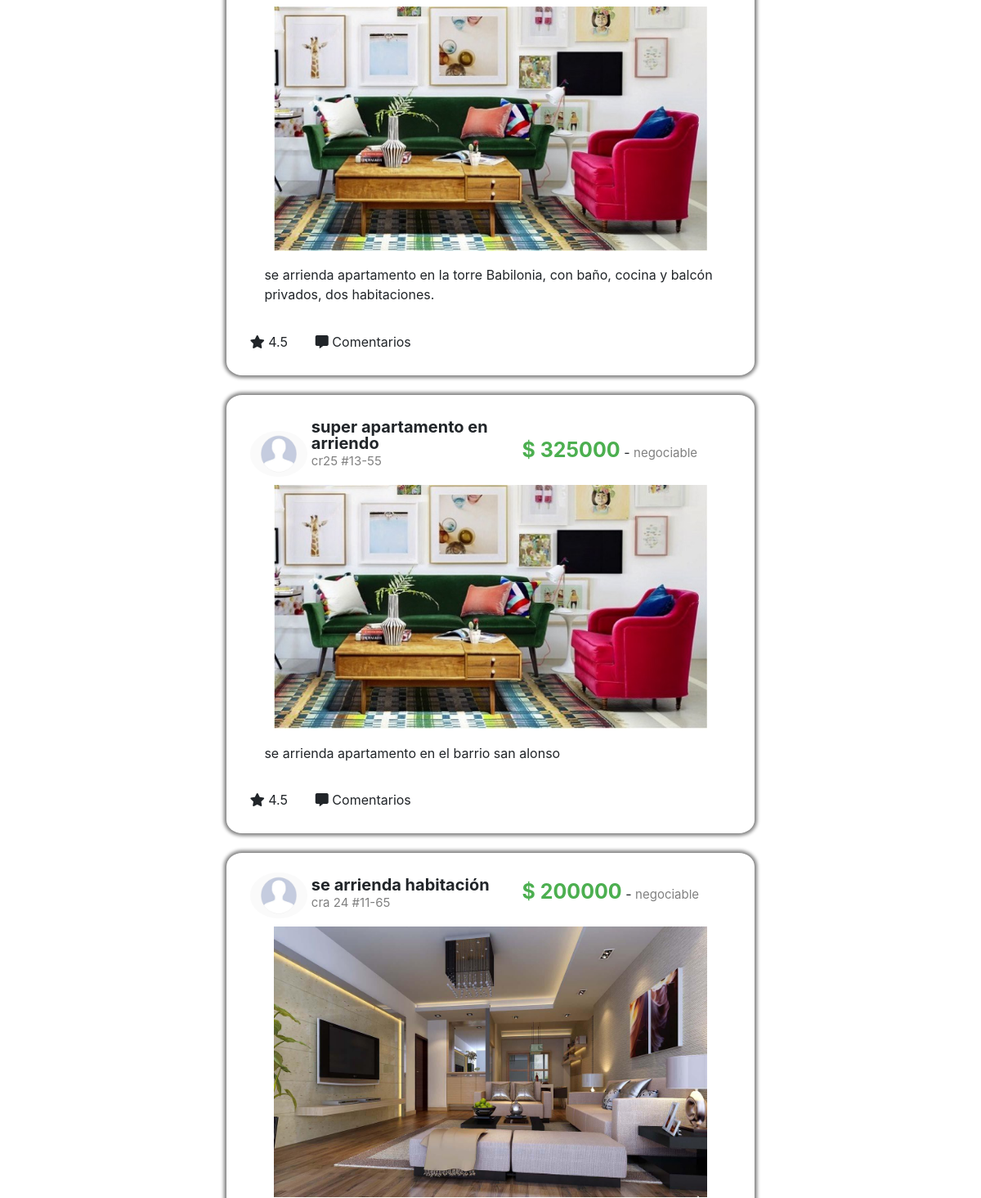
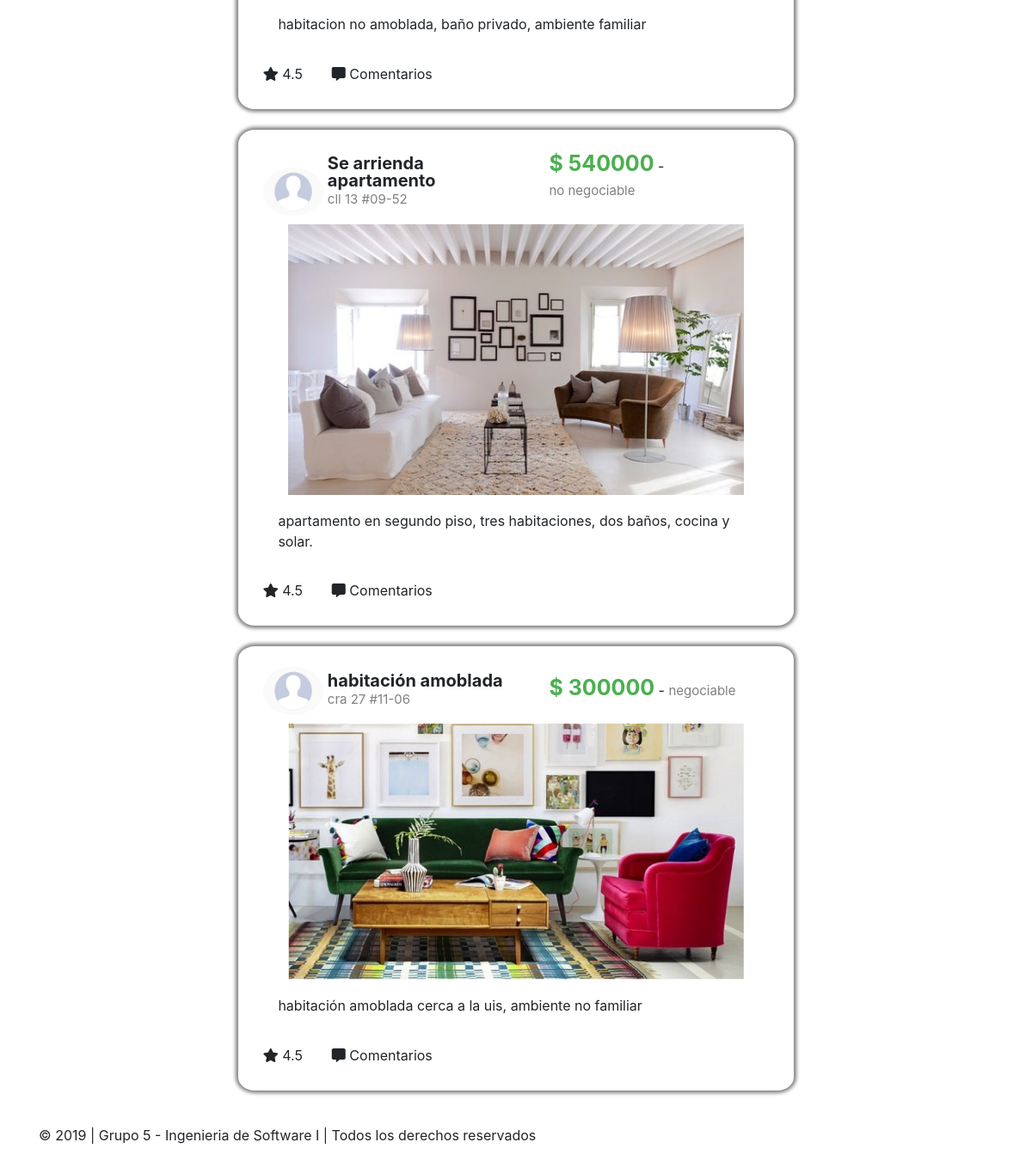
/misPublicaciones.php (lower part), run on an earlier commit of the app's database (2 pictures, top to bottom).
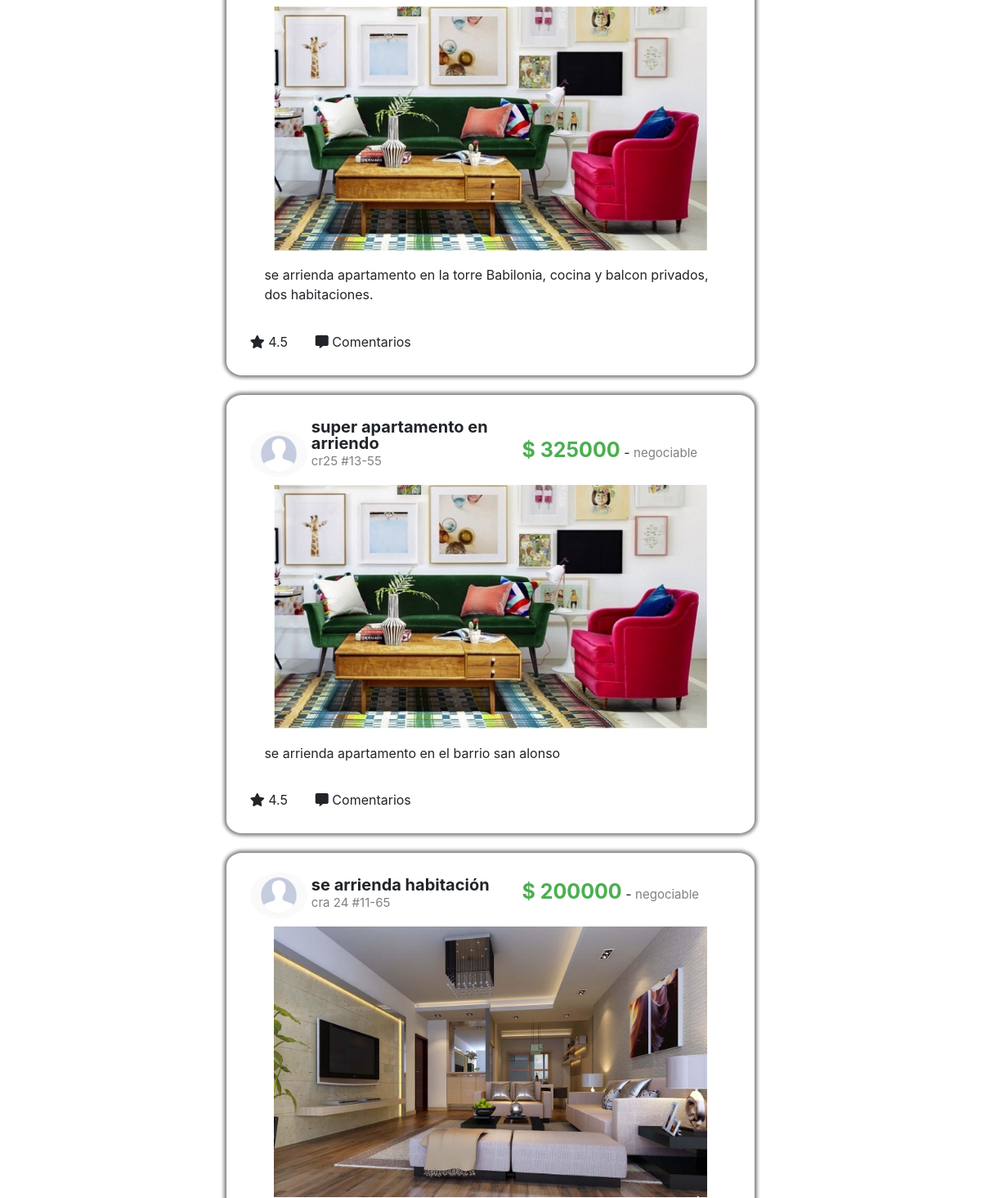
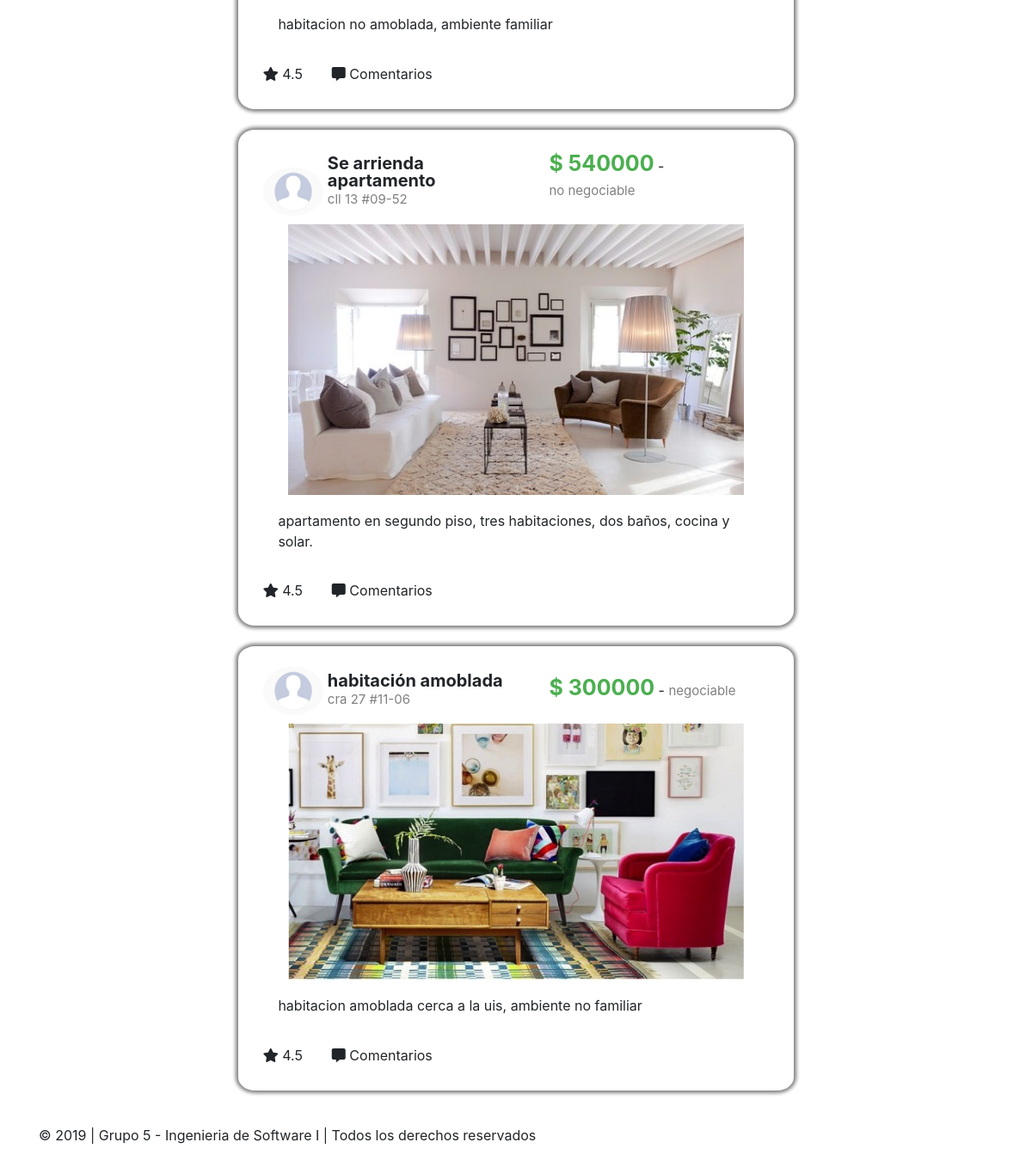
And on a later commit of the database (2 pictures, top to bottom).
### tables this page shows
CREATE TABLE `publicacion` (
  `idPublicacion` int(11) NOT NULL,
  `nombre` varchar(30) DEFAULT NULL,
  `ubicacion` varchar(20) DEFAULT NULL,
  `precio` int(11) DEFAULT NULL,
  `descripcion` varchar(150) DEFAULT NULL,
  `fechaPublicada` datetime DEFAULT NULL,
  `estado` char(1) DEFAULT NULL,
  `negociable` char(16) DEFAULT NULL,
  `tipoInmueble` varchar(20) DEFAULT NULL,
  `urlImagen` varchar(100) DEFAULT NULL,
  `idCliente` varchar(20) DEFAULT NULL
);

### misPublicaciones.php (the view, shortened to what this page needs)
<!DOCTYPE html>
<html lang="en">
<head>
    <?php
    $conexion = conectar();
    $sql = "select * from publicacion where estado = '1'";
    $r = mysqli_query($conexion, $sql);
    ?>
    <link rel="stylesheet" href="https://stackpath.bootstrapcdn.com/bootstrap/4.3.1/css/bootstrap.min.css"
>
    <link rel="stylesheet" href="estilo.css">
    <link rel="stylesheet" href="https://use.fontawesome.com/releases/v5.8.1/css/all.css">
</head>
<body>
    <div class="container-fluid">
        <div class="row">
            <div class="col-md-1"></div>
            <div class="col-md-10 fondo">
                <br>
                <div class="container">
                    <br>
                    <div id="lista_publicaciones">
                        <?PHP
                        while ($publicacion = mysqli_fetch_array($r)) {
                            ?>
                        <div class="row">
                            <div class="col-md-2"></div>
                            <div class="col-md-8 contenidoPublicacion">
                                <div class="divImagenPerfil">
                                    <img src="imagenes/im_perfil.png" alt="foto de perfil"
                                        style="width: 100%; border-radius: 50%;">
                                </div>
                                <div class="encabezadoPublicacion">
                                    <span class="tituloPublicacion">
                                        <?PHP echo $publicacion['nombre']; ?></span></br>
                                    <span class="subtituloPublicacion">
                                        <?PHP echo $publicacion['ubicacion']; ?></span></br>
                                </div>
                                <div class="divPrecio">
                                    <span class="tituloPublicacion" style="color:#4CAF50;font-size:25px;">$
                                        <?PHP echo $publicacion['precio']; ?></span> - <span
                                        class="subtituloPublicacion">
                                        <?PHP
                                            echo $publicacion['negociable']; ?>
                                    </span>
                                </div>
                                <div class="imagenPublicacion">
                                    <img <?PHP echo 'src=' . $publicacion['urlImagen']; ?> alt="Publicacion"
                                    style="width: 100%">
                                </div>
                                <div class="descripcionPublicacion">
                                    <p>
                                        <?PHP echo $publicacion['descripcion']; ?></p>
                                </div>
                                <div class="botonesPublicacion">
                                    <span class="botonPublicacion"><i class="fas fa-star"></i> 4.5</span>
                                    <span><i class="fas fa-comment-alt"></i> Comentarios</span>
                                </div>
                            </div>
                            <div class="col-md-2">
                            </div>
                        </div>
                        <br>
                        <?PHP
                        }
                        ?>
                    </div>
                </div>
            </div>
            <div class="col-md-1"></div>
        </div>
    </div>
    <footer class="footer mt-auto py-3 fondo">
        <div class="container">
            <p>&copy; 2019 | Grupo 5 - Ingenieria de Software I | Todos los derechos reservados</p>
        </div>
    </footer>
</body>
</html>

### estilo.css (style rules this page uses)
.contenidoPublicacion { padding: 3%; border-radius: 3%; box-shadow: 0 0 4px 3px grey; }
.divImagenPerfil { display: inline-block; width: 12%; position: relative; bottom: 10px; border-radius: 50%; }
.encabezadoPublicacion { display: inline-block; line-height: 20px; width: 40%; }
.divPrecio { width: 43%; display: inline-block; position: relative; bottom: 10px; padding-left:3%; }
.tituloPublicacion { display: inline-block; font-size: 20px; font-weight: bold; }
.subtituloPublicacion { display: inline-block; font-size: 15px; color: gray; }
.imagenPublicacion { width: 90%; margin-left:auto; margin-right:auto; }
.botonPublicacion { padding-right: 5%; }
.descripcionPublicacion { padding: 3%; margin-left: auto; margin-right: auto; }
.fondo { background: white; }
body { background:none; }

What changed in the data, as far as the page shows it:
changed publicacion: descripcion "se arrienda apartamento en la torre Babilonia, con baño, cocina y balcón privados, dos habitaciones." → "se arrienda apartamento en la torre Babilonia, cocina y balcon privados, dos habitaciones."
changed publicacion "se arrienda habitación": descripcion "habitacion no amoblada, baño privado, ambiente familiar" → "habitacion no amoblada, ambiente familiar"
changed publicacion "habitación amoblada": descripcion "habitación amoblada cerca a la uis, ambiente no familiar" → "habitacion amoblada cerca a la uis, ambiente no familiar"
